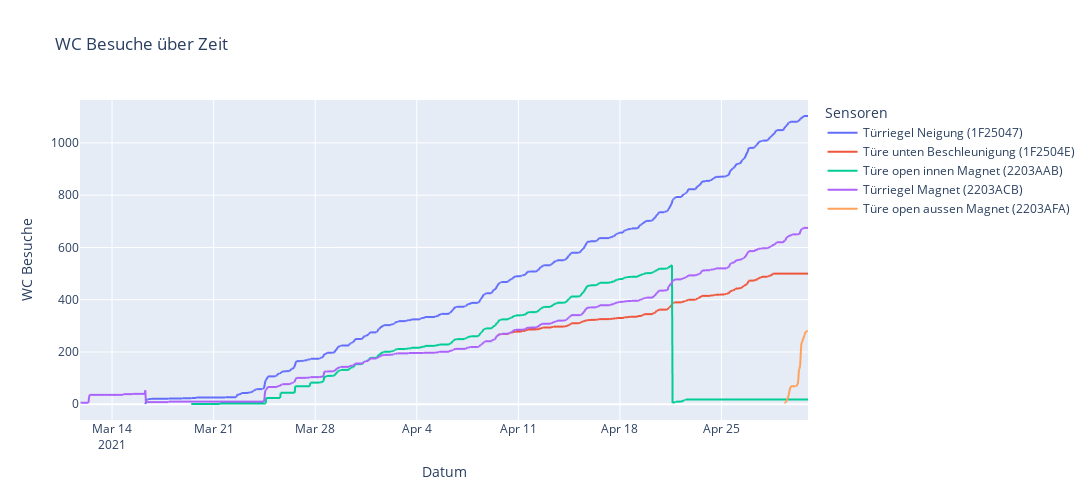

Notebook code for this chart:
### Markdown cell above
## Cummulative data over time

### Code cell
def customLegend(fig, nameSwap):
    for i, dat in enumerate(fig.data):
        for elem in dat:
            if elem == 'name':
                # print(fig.data[i].name)
                if fig.data[i].name in nameSwap.keys():
                    fig.data[i].name = nameSwap[fig.data[i].name]
    return(fig)

vis_data = message_data_wide.drop(columns = 'counter_2203AF9')
# subselect dat until April 18
# vis_data = vis_data[vis_data['created'].dt.date <= pd.to_datetime('2021-04-18')]

fig = px.line(vis_data, x='created', y=get_sub_columns(vis_data, False, 'created'), width=1500, height=500, title='WC Besuche über Zeit')
# titles
# fig.update_xaxes(title_text='Datum')
# fig.update_yaxes(title_text='WC-Besuche')
fig.update_layout(
    xaxis_title = 'Datum',
    yaxis_title = 'WC Besuche',
    legend_title = 'Sensoren'
)
# legend
fig = customLegend(fig=fig, nameSwap = \
    { \
        'counter_1F25047' : 'Türriegel Neigung (1F25047)', \
        'counter_2203ACB' : 'Türriegel Magnet (2203ACB)', \
        'counter_1F2504E' : 'Türe unten Beschleunigung (1F2504E)', \
        'counter_2203AFA' : 'Türe open aussen Magnet (2203AFA)', \
        'counter_2203AAB' : 'Türe open innen Magnet (2203AAB)', \
        'counter_2203AF9' : 'Test Sensor (nicht installiert) (2203AF9)', \
    })

# set color
# fig.data[0].line.color = 'rgb(0, 0, 0)'
# fig.data[1].line.color = 'rgb(0, 0, 255)'

fig.show()

# matiplotlib (date formatting is not so nice)
# ax = message_data_wide[get_sub_columns(False, 'created')].plot(kind='line', x='created', figsize=(22, 5), style='-')

# ax.set_title('WC Besuche über Zeit')
# ax.set_xlabel('Date')
# ax.set_ylabel('WC-Besuche')

# ax.xaxis.set_major_formatter(dates.DateFormatter("%d.%m.%Y"))

### Figure 1 — Plotly figure (JSON) as saved in the notebook; plotly's stock layout.template omitted (floating-point values rounded to 4 significant figures; data arrays with more than 128 entries replaced by an {"elided": "..."} marker saying what was removed)
{"data": [{"hovertemplate": "variable=counter_1F25047<br>created=%{x}<br>value=%{y}<extra></extra>", "legendgroup": "counter_1F25047", "line": {"color": "#636efa", "dash": "solid"}, "mode": "lines", "name": "Türriegel Neigung (1F25047)", "showlegend": true, "type": "scattergl", "x": {"elided": "1205 str values"}, "xaxis": "x", "y": {"elided": "1205 int values"}, "yaxis": "y"}, {"hovertemplate": "variable=counter_1F2504E<br>created=%{x}<br>value=%{y}<extra></extra>", "legendgroup": "counter_1F2504E", "line": {"color": "#EF553B", "dash": "solid"}, "mode": "lines", "name": "Türe unten Beschleunigung (1F2504E)", "showlegend": true, "type": "scattergl", "x": {"elided": "1205 str values"}, "xaxis": "x", "y": {"elided": "1205 int values"}, "yaxis": "y"}, {"hovertemplate": "variable=counter_2203AAB<br>created=%{x}<br>value=%{y}<extra></extra>", "legendgroup": "counter_2203AAB", "line": {"color": "#00cc96", "dash": "solid"}, "mode": "lines", "name": "Türe open innen Magnet (2203AAB)", "showlegend": true, "type": "scattergl", "x": {"elided": "1205 str values"}, "xaxis": "x", "y": {"elided": "1205 float values"}, "yaxis": "y"}, {"hovertemplate": "variable=counter_2203ACB<br>created=%{x}<br>value=%{y}<extra></extra>", "legendgroup": "counter_2203ACB", "line": {"color": "#ab63fa", "dash": "solid"}, "mode": "lines", "name": "Türriegel Magnet (2203ACB)", "showlegend": true, "type": "scattergl", "x": {"elided": "1205 str values"}, "xaxis": "x", "y": {"elided": "1205 int values"}, "yaxis": "y"}, {"hovertemplate": "variable=counter_2203AFA<br>created=%{x}<br>value=%{y}<extra></extra>", "legendgroup": "counter_2203AFA", "line": {"color": "#FFA15A", "dash": "solid"}, "mode": "lines", "name": "Türe open aussen Magnet (2203AFA)", "showlegend": true, "type": "scattergl", "x": {"elided": "1205 str values"}, "xaxis": "x", "y": {"elided": "1205 int values"}, "yaxis": "y"}], "layout": {"height": 500, "legend": {"title": {"text": "Sensoren"}, "tracegroupgap": 0}, "title": {"text": "WC Besuche über Zeit"}, "width": 1500, "xaxis": {"anchor": "y", "domain": [0, 1], "title": {"text": "Datum"}}, "yaxis": {"anchor": "x", "domain": [0, 1], "title": {"text": "WC Besuche"}}}}
